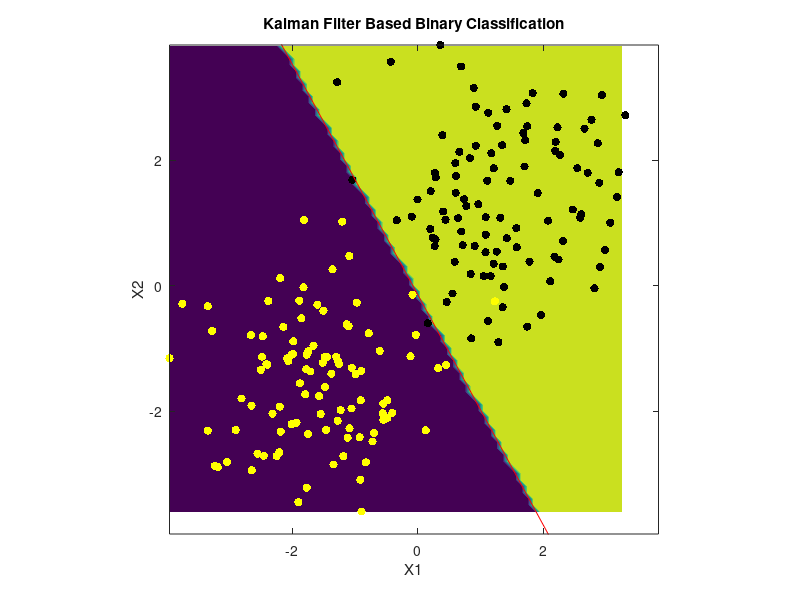

Source code (MATLAB):
clc,clear all, close;
% Kalman Filter Based Binary Classification
% Written By: Rasit
% 07-Jul-2024
%% Create Data
load data
NoD = size(Y,1); % Number of Data

% Kalman filter Parameters
Q = 1e-4*eye(3);
R = 4;
P = 1e4*eye(3);
theta = zeros(3,1);  % Kalman Parameters (w1, w2, b)

figure('units','normalized','outerposition',[0 0 1 1],'color','w')
for i = 1:NoD
    clf
    % Prediction Phase
    H = [X(i,1), X(i,2), 1]; % Measurement Matrix Update
    theta_pred = theta;  % F = I
    P_pred = P + Q;

    % Correction Phase
    S = H * P_pred * H' + R;
    K = P_pred * H' / S;

    y_pred = sign(H * theta_pred);
    y_diff = Y(i) - y_pred;
    theta = theta_pred + K * y_diff;
    P = (eye(3) - K * H) * P_pred;


    [p, q] = meshgrid(min(X(:,1)):1e-1:max(X(:,1)), min(X(:,2)):1e-1:max(X(:,2)));
    decision_boundary = theta(1) * p + theta(3) + q * theta(2);

    contourf(p, q, sign(decision_boundary), 'LineColor', 'none'),hold on
    scatter(X(Y == 1, 1), X(Y == 1, 2), 'k',"filled")
    scatter(X(Y == -1, 1), X(Y == -1, 2), 'y',"filled");

    x_line = linspace(min(min(X)), max(max(X)), 100);
    y_line = -(theta(1) * x_line + theta(3)) / theta(2);
    plot(x_line, y_line, 'r',LineWidth=4);

    xlabel('X1'),ylabel('X2'),title('Kalman Filter Based Binary Classification');
    axis([min(min(X)), max(max(X)), min(min(X)), max(max(X))]),axis equal

    drawnow
end
